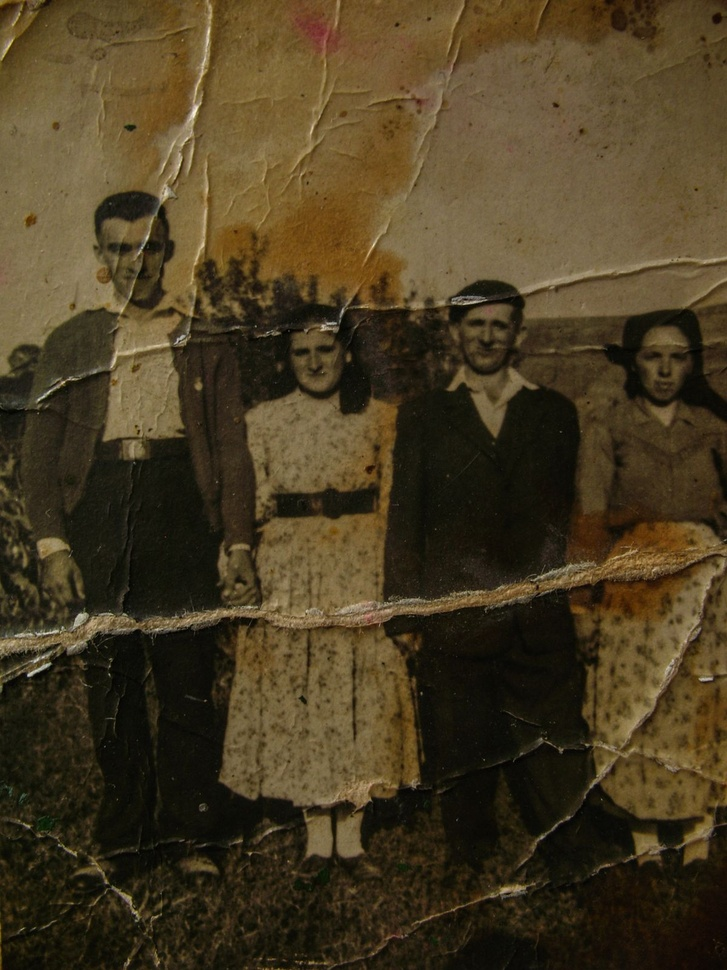
#> input picture data/raw/033306377e3ddb42edb76081b0ccec17.jpg, 727 x 970 px, shrunk from 1200 x 1600 before the run
$ python -i fading_analysis.py   (imports and definitions only)
#> lines starting #> are read from the running program, lines starting #| are printed output that depends on the picture
"""
Module 3 — Fading Analysis & Object Tagging
==========================================

Responsibilities:
    * Color histogram analysis
    * Sepia/fading detection
    * Basic object detection or image captioning

This module consumes the metadata JSON produced by preprocessing.py. It reads
`processed_color_path`, crops to `analysis.content_box`, then computes:

{
  "fading": "Moderate",
  "tags": ["building", "people", "street"]
}
"""

from __future__ import annotations

import argparse
import json
from pathlib import Path
from typing import Any, List

import cv2
import numpy as np


# [82 lines left out: functions _resolve_path, load_color_image, crop_to_content_box, _image_region_from_metadata, not called in this run]


def calculate_color_fading(image: np.ndarray) -> str:
    """Analyze color saturation to classify fading severity for color images."""
    hsv = cv2.cvtColor(image, cv2.COLOR_BGR2HSV)
    saturation = hsv[:, :, 1]
    mean_saturation = np.mean(saturation)
    std_saturation = np.std(saturation)

    # Heuristic thresholds based on typical archival photo characteristics
    if mean_saturation > 120 and std_saturation > 40:
        return "None"
    elif mean_saturation > 80 and std_saturation > 30:
        return "Mild"
    elif mean_saturation > 40 and std_saturation > 20:
        return "Moderate"
    else:
        return "Severe"


# [36 lines left out: functions calculate_tonal_fading, detect_sepia_tone, not called in this run]


def analyze_fading(image: np.ndarray, is_grayscale: bool) -> str:
    """Main fading analysis function that handles both color and grayscale/sepia images."""
    if is_grayscale:
        # Check if it's actually sepia-toned before using tonal analysis
        if detect_sepia_tone(image):
            # Even for sepia, check if the sepia tones themselves are faded
            return calculate_color_fading(image)
        else:
            # True grayscale - use tonal range analysis
            return calculate_tonal_fading(image)
    else:
        # Color image - use saturation analysis
        return calculate_color_fading(image)


def extract_basic_tags(image: np.ndarray) -> List[str]:
    """Placeholder for object tagging. Returns basic scene tags based on image characteristics.

    This can be extended later with an LLM vision API. Currently uses simple heuristics.
    """
    tags = []

    # Basic image characteristics that can hint at content
    gray = cv2.cvtColor(image, cv2.COLOR_BGR2GRAY)

    # Edge detection to guess complexity
    edges = cv2.Canny(gray, 50, 150)
    edge_density = np.mean(edges) / 255

    # Detect faces (basic people detection)
    face_cascade = cv2.CascadeClassifier(cv2.data.haarcascades + 'haarcascade_frontalface_default.xml')
    faces = face_cascade.detectMultiScale(gray, 1.1, 4)
    if len(faces) > 0:
        tags.append("people")

    # Guess based on edge complexity
    if edge_density > 0.15:
        tags.append("building")  # Buildings have lots of edges
        tags.append("architecture")
    elif edge_density > 0.08:
        tags.append("street")
        tags.append("outdoor")
    else:
        tags.append("portrait")
        tags.append("indoor")

    # If no tags were added, provide a default
    if not tags:
        tags = ["scene", "archival"]

    return list(set(tags))  # Remove duplicates


def assess_fading(
    metadata_or_image: dict[str, Any] | str | Path | np.ndarray,
    base_dir: str | Path | None = None,
) -> dict[str, Any]:
    """
    Return fading classification and basic tags.

    Preferred input is the metadata dict from preprocessing.py. For convenience,
    this also accepts a metadata JSON path, image path, or already-loaded image.
    """
    if isinstance(metadata_or_image, dict):
        image = _image_region_from_metadata(metadata_or_image, base_dir=base_dir)
        is_grayscale = metadata_or_image.get("analysis", {}).get("is_grayscale", False)
    elif isinstance(metadata_or_image, (str, Path)):
        input_path = Path(metadata_or_image)
        if input_path.suffix.lower() == ".json":
            with open(input_path, "r", encoding="utf-8") as f:
                metadata = json.load(f)
            image = _image_region_from_metadata(metadata, base_dir=base_dir, metadata_path=input_path)
            is_grayscale = metadata.get("analysis", {}).get("is_grayscale", False)
        else:
            image = load_color_image(input_path, base_dir=base_dir)
            is_grayscale = False
    else:
        image = metadata_or_image
        is_grayscale = False

    fading_level = analyze_fading(image, is_grayscale)
    tags = extract_basic_tags(image)

    return {
        "fading": fading_level,
        "tags": tags
    }


# [109 lines left out: functions update_metadata_with_fading, process_metadata_file, process_metadata_folder, main, not called in this run]


# [2 lines not run here, left out]

>>> import cv2
>>> picture = cv2.imread('data/raw/033306377e3ddb42edb76081b0ccec17.jpg')
#> picture is the input picture: shape (970, 727, 3); mean B, G, R 34.1, 59.5, 72.5
>>> result = assess_fading(picture)
#> in calculate_color_fading, `hsv = cv2.cvtColor(image, cv2.COLOR_BGR2HSV)`: hsv: shape (970, 727, 3); mean H, S, V 21.5, 140.2, 72.6
#> in calculate_color_fading, `saturation = hsv[:, :, 1]`:
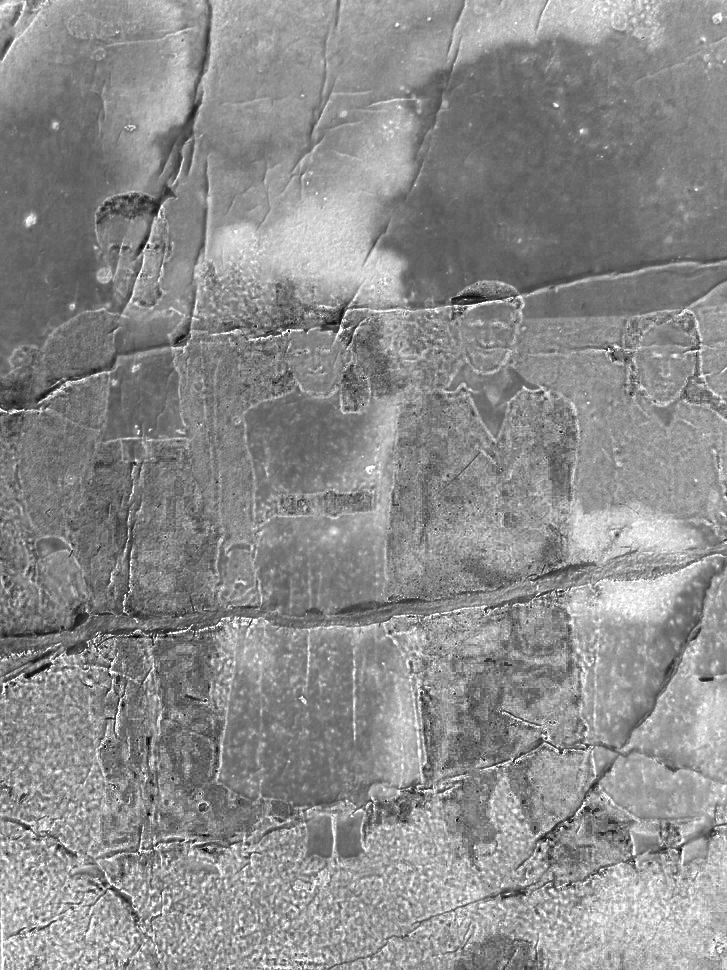
#> saturation: shape (970, 727); min 0, max 255, mean 140.2
#> in calculate_color_fading, `mean_saturation = np.mean(saturation)`: mean_saturation = 140.2
#> in calculate_color_fading, `std_saturation = np.std(saturation)`: std_saturation = 35.16
#> in assess_fading, `fading_level = analyze_fading(image, is_grayscale)`: fading_level = 'Mild'
#> in extract_basic_tags, `gray = cv2.cvtColor(image, cv2.COLOR_BGR2GRAY)`:
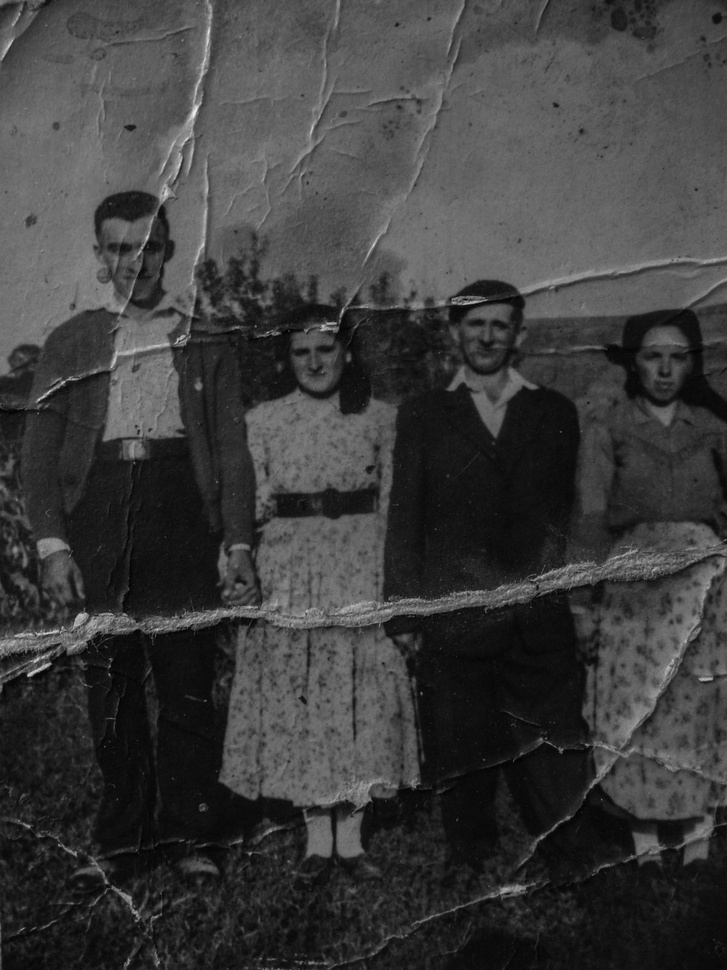
#> gray: shape (970, 727); min 0, max 245, mean 60.5
#> in extract_basic_tags, `edges = cv2.Canny(gray, 50, 150)`:
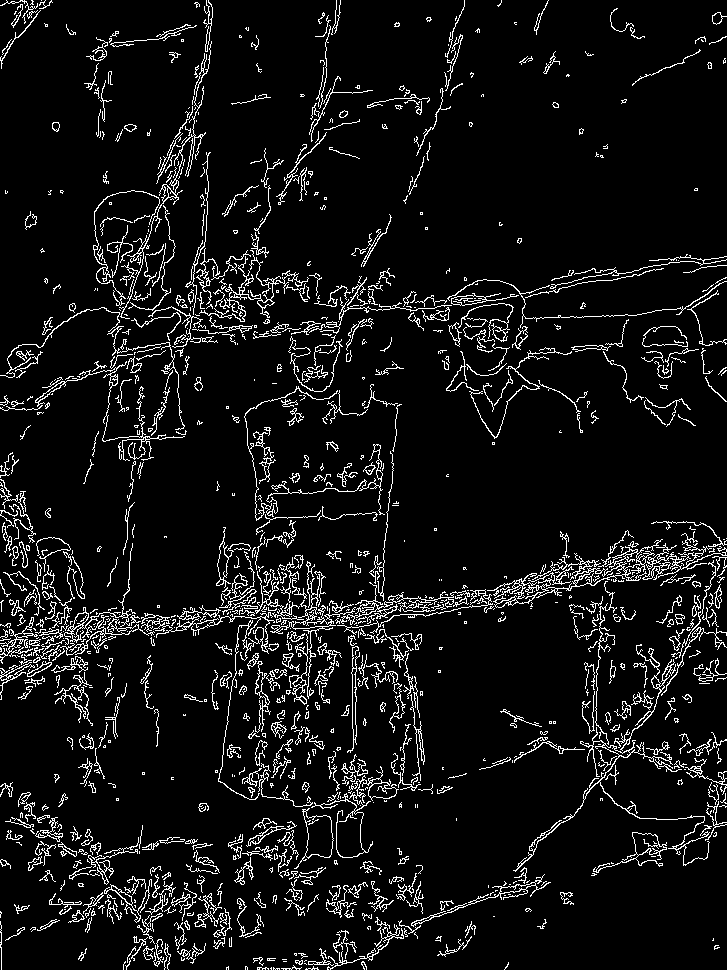
#> edges: shape (970, 727); 7.4% white in thin lines or dots
#> in extract_basic_tags, `edge_density = np.mean(edges) / 255`: edge_density = 0.0739
#> in extract_basic_tags, `faces = face_cascade.detectMultiScale(gray, 1.1, 4)`: faces = [[209, 534, 55, 55], [632, 330, 68, 68], [284, 328, 60, 60], [456, 302, 62, 62], [90, 219, 81, 81]]
#> in assess_fading, `tags = extract_basic_tags(image)`: tags = ['portrait', 'indoor', 'people']
#> result = {'fading': 'Mild', 'tags': ['portrait', 'indoor', 'people']}
